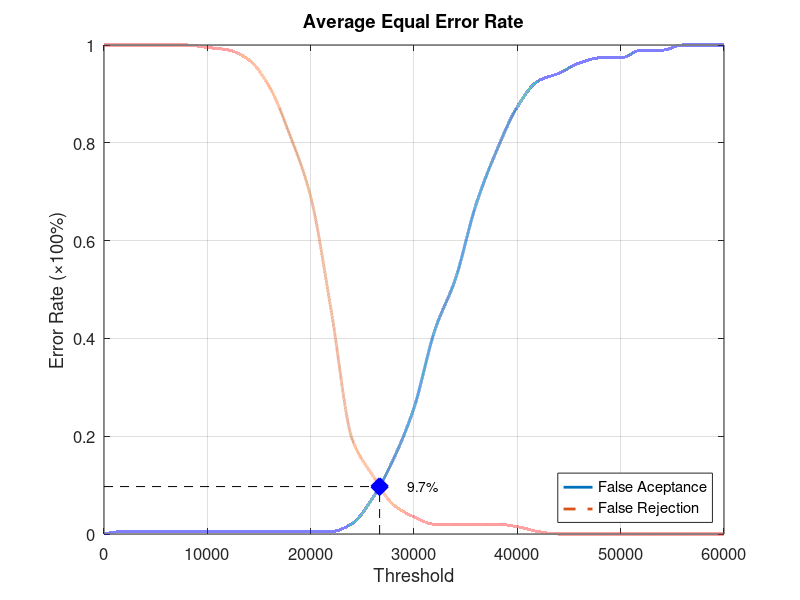
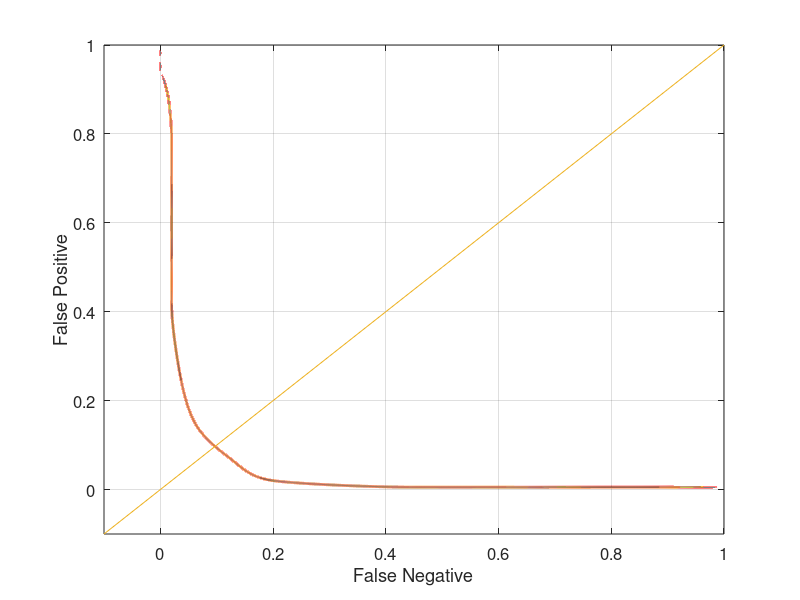

Source code (MATLAB) for these figures, in order:
function yEER = Database1_4
close all;
clear;
clc;
x = 0:2000:60000;
xq = 0:0.5:60000;

y0 = [0 0.00526316 0.00526316 0.00526316 0.00526316 0.00526316 0.00526316 0.00526316 0.00526316 0.00526316 0.00526316 0.00526316 0.0210526 0.0736842 0.152632 0.257895 0.415789 0.521053 0.673684 0.784211 0.873684 0.926316 0.942105 0.963158 0.973684 0.973684 0.989474 0.989474 1 1 1];
yy0 = interp1(x, y0, xq, 'pchip');
y1 = [1 1 1 1 1 0.995 0.99 0.97 0.915 0.815 0.69 0.455 0.195 0.12 0.06 0.035 0.02 0.02 0.02 0.02 0.015 0.005 0 0 0 0 0 0 0 0 0];
yy1 = interp1(x, y1, xq, 'pchip');

% Calculating EER: 
y2 = abs(y0 - y1);
find(y2 == min(y2))
yy2 = abs(yy0 - yy1);
xEER = find(yy2 == min(yy2));
xEERIndex = xq(xEER) % X-axis EER
yEER = yy0(xEER) % Y-axis EER

main = figure
plot(xq, yy0,'-','LineWidth', 2);	hold on
plot(xq, yy1,'--','LineWidth', 2);	hold on
plot([xEERIndex xEERIndex], [0 yEER], 'k--');	hold on
plot([0 xEERIndex], [yEER yEER], 'k--');	hold on
plot(xEERIndex, yEER, 'bx', 'LineWidth', 10);	hold on
text(xEERIndex + 10 * xEERIndex / 100, yEER, [num2str(round((10000 * yEER)) / 100) '%'])
legend('False Aceptance', 'False Rejection', 'Location', 'SouthEast')
xlabel('Threshold')
ylabel('Error Rate (\times100%)')
title('Average Equal Error Rate')
set(gca, 'FontSize', 12)
axis([0 60000 0 1])
grid on

print(main, 'Database1_4Main', '-dpng');
FNRxFPR = figure('Color', [1 1 1]);
plot(yy1, yy0, '-', yy1, yy0, 'LineWidth', 2);
hold on
y = -0.1:0.1:1
plot(y, y); 
set(gca, 'FontSize', 12)
xlabel('False Negative')
ylabel('False Positive')
axis([-0.1 1 -0.1 1])
set(gca, 'FontSize', 12)
grid on

print(FNRxFPR, 'Database1_4FNRxFPR','-dpng');
end
